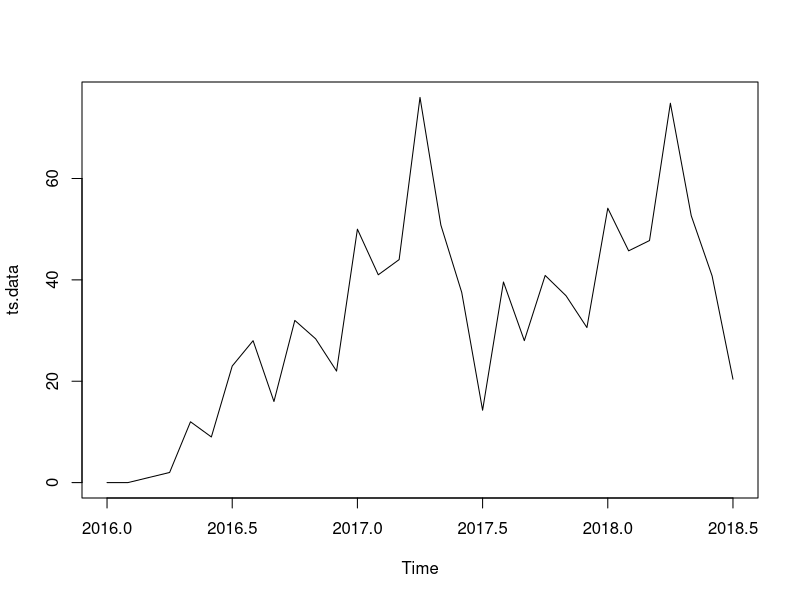
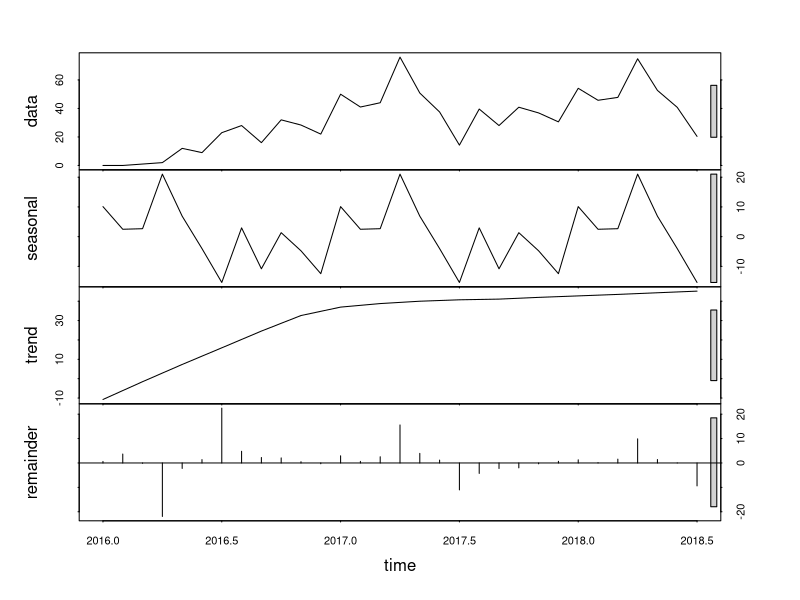

Write R code to recreate these figures, in order. (Note: this script raises an error after producing the figures.)
library(timeSeries)
library(xts)
library(forecast)
library(ggplot2)
#This is forecast 7.3 
data.stuff <- as.data.frame(c(
  + 0, 0, 1, 2, 12, 9, 23, 28, 16, 32, 28.36, 22, 50, 41, 44, 76, 50.81, 37.52, 14.28, 39.58, 28.01, 40.87, 36.86, 30.59, 54.14, 45.73,
  + 47.76, 74.85, 52.66, 40.78, 20.40))
colnames(data.stuff)[1] <- "Rawdata"
#In order to use a time series model we must transform data into a time series format
ts.data <- ts(data.stuff$Rawdata, start = c(2016,1), end = c(2018,7), frequency = 12)
plot(ts.data)
#Lets create data decomposition to analyze our data. 
stl.stuff <- stl(ts.data, s.window = "period")
plot(stl.stuff)
stl.stuff <- as.data.frame(stl.stuff$time.series)
HltWint.stuff <- as.data.frame(forecast::forecast(stats::HoltWinters(ts.stuff, beta = FALSE, gamma = TRUE, seasonal = c("additive")), h = (120) - length(ts.stuff), level = c(50)))
#Lets plot to review the output
plot(HltWint.stuff$`Point Forecast`, type='l')
#Lets visually see how our observed data matches up against Fitted data
plot(stats::HoltWinters(ts.stuff, beta = FALSE, gamma = TRUE, seasonal = c("additive")), h = (120) - length(ts.stuff), level = c(50))
#Now lets review our final stats summary
forecast::accuracy(forecast::forecast(stats::HoltWinters(ts.stuff, beta = FALSE, gamma = TRUE, seasonal = c("additive")), h = (120) - length(ts.stuff), level = c(50)))
